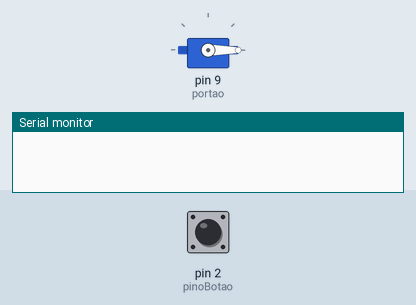
Recording of a sketch running on a simulated Arduino Uno, built with avr-gcc and run on an emulated ATmega328P. Parts: servo, the last lines printed to the serial monitor. Inputs (shaded band) come from the test bench; at power-on: pin 2 (pinoBotao) HIGH.

Above: at 1.2 s.
1.3 s: pin 2 (pinoBotao) pulled LOW for 0.15 s
At 1.76 s:
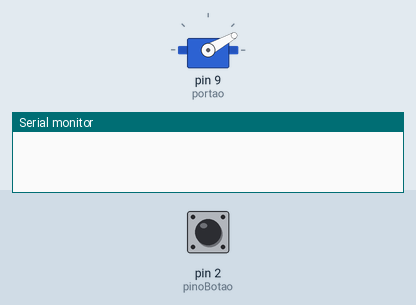
At 3.7 s:
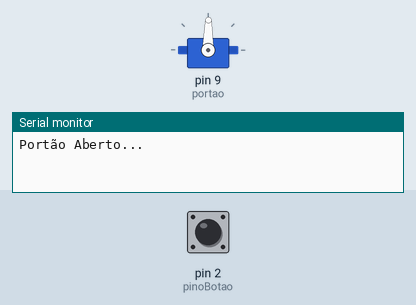
4.3 s: pin 2 (pinoBotao) pulled LOW for 1 s
At 4.75 s:
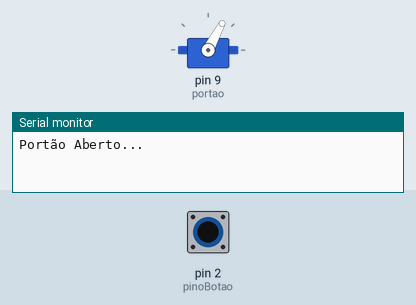
Timing chart, 0 to 7.3 s (numbered marks = the images above; inputs shaded):
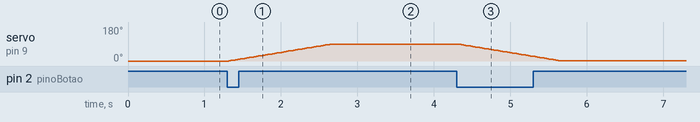

The sketch:

Portao_manual.ino
```cpp
#include <Servo.h>

Servo portao;

int pos = 0;    // variable to store the servo position
const int pinoBotao = 2;
int estadoBotao = 0;
int ultimoEstadoBotao;

void setup()
{
  portao.attach(9);
  pinMode(pinoBotao, INPUT_PULLUP);
  Serial.begin(9600);
  portao.write(0);
  ultimoEstadoBotao = 1;
}

void abrePortao()
{
  for (pos = 0; pos <= 89; pos += 1)
    {
      portao.write(pos);
      delay(15);
    }
    Serial.println("Portão Aberto...");
    ultimoEstadoBotao = 0;
    delay(200);
}

void fechaPortao()
{
  for (pos = 90; pos >= 1; pos -= 1)
  {
    portao.write(pos);
    delay(15);
  }
  Serial.println("Portão Fechado...");
  ultimoEstadoBotao = 1;
  delay(200);
}

void loop()
{
  estadoBotao = digitalRead(pinoBotao);

  if(estadoBotao == LOW && ultimoEstadoBotao == 1)
  {
    abrePortao();
  }

  estadoBotao = digitalRead(pinoBotao);

  if(estadoBotao == LOW && ultimoEstadoBotao == 0)
  {
    fechaPortao();
  }
}
```

Measured:
- after the input at 1.3 s, servo on pin 9 (portao): moves from 0° to 89° over 1.3 s, starting at once
